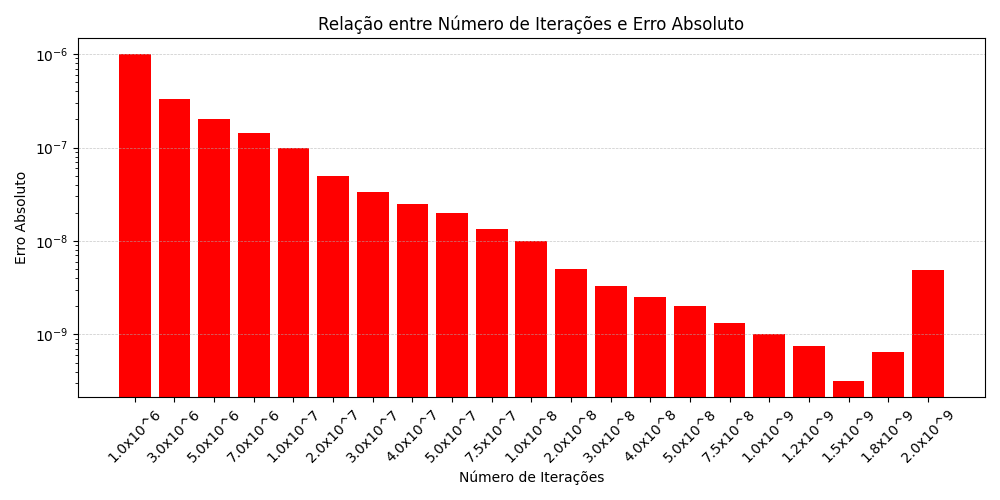

Generate this figure with Python:
import matplotlib.pyplot as plt

def scientific_label(num):
    # Formata o número em notação científica do tipo "1.0x10^6"
    base, exponent = f"{num:.1e}".split("e")
    exponent = exponent.replace("+", "")
    return f"{base}x10^{int(exponent)}"

def main():
    # Dados fornecidos
    iteracoes = [
        1000000, 3000000, 5000000, 7000000, 10000000,
        20000000, 30000000, 40000000, 50000000, 75000000,
        100000000, 200000000, 300000000, 400000000, 500000000,
        750000000, 1000000000, 1250000000, 1500000000, 1750000000, 2000000000
    ]
    
    erro_absoluto = [
        0.000001000000019, 0.000000333333420, 0.000000200000013, 0.000000142857193,
        0.000000100000002, 0.000000049999976, 0.000000033333160, 0.000000024999329,
        0.000000019999542, 0.000000013333398, 0.000000010000467, 0.000000005000385,
        0.000000003333770, 0.000000002500735, 0.000000002000535, 0.000000001334657,
        0.000000001001743, 0.000000000750154, 0.000000000320593, 0.000000000650555,
        0.000000004915388
    ]
    
    # Geração dos labels em notação científica customizada
    labels_iteracoes = [scientific_label(it) for it in iteracoes]
    
    # Criação do gráfico de barras
    plt.figure(figsize=(10, 5))
    plt.bar(labels_iteracoes, erro_absoluto, color='red')
    
    # Configurações do gráfico
    plt.xlabel("Número de Iterações")
    plt.ylabel("Erro Absoluto")
    plt.title("Relação entre Número de Iterações e Erro Absoluto")
    
    # Aplicando escala logarítmica no eixo y para melhor visualização dos erros
    plt.yscale("log")
    
    plt.xticks(rotation=45)
    plt.grid(axis='y', linestyle="--", linewidth=0.5, alpha=0.7)
    plt.tight_layout()
    
    # Exibindo o gráfico
    plt.show()

if __name__ == "__main__":
    main()
